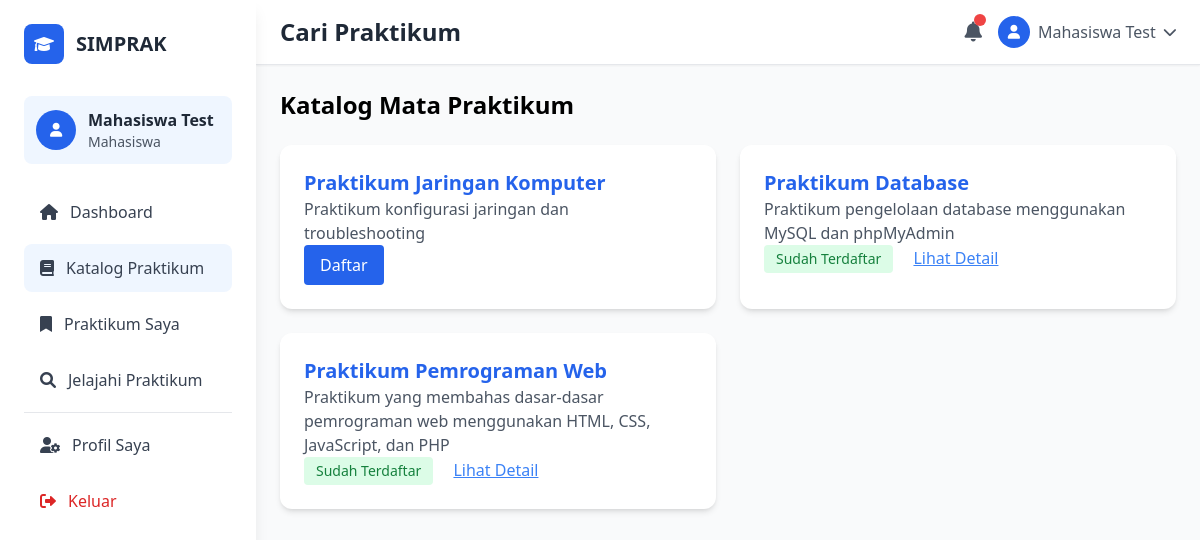
Page /mahasiswa/courses.php (signed in) on the committed database.
### tables this page shows
CREATE TABLE `praktikum` (
  `id` int(11) NOT NULL,
  `asisten_id` int(11) NOT NULL,
  `nama` varchar(100) NOT NULL,
  `deskripsi` text NOT NULL,
  `durasi` varchar(50) DEFAULT NULL,
  `created_at` timestamp NOT NULL DEFAULT current_timestamp()
);

### mahasiswa/courses.php (the view, shortened to what this page needs)
<?php
require_once '../config.php';
include 'templates/header_mahasiswa.php';
$user_id = $_SESSION['user_id'];
$sql = "
    SELECT p.*,
    (SELECT COUNT(*) FROM pendaftaran_praktikum pp
     WHERE pp.praktikum_id = p.id AND pp.mahasiswa_id = ?) as sudah_ikut
    FROM praktikum p
    ORDER BY created_at DESC
";
$stmt = $conn->prepare($sql);
$stmt->bind_param("i", $user_id);
$stmt->execute();
$result = $stmt->get_result();
?>
<h1 class="text-2xl font-bold mb-6">Katalog Mata Praktikum</h1>
<div class="grid md:grid-cols-2 gap-6">
    <?php while ($row = $result->fetch_assoc()): ?>
    <div class="bg-white rounded-xl shadow-md p-6">
        <h2 class="text-xl font-semibold text-blue-600"><?= htmlspecialchars($row['nama']) ?></h2>
        <p class="text-gray-600"><?= htmlspecialchars($row['deskripsi']) ?></p>
        <?php if ($row['sudah_ikut']): ?>
        <span class="inline-block bg-green-100 text-green-700 px-3 py-1 rounded text-sm">Sudah Terdaftar</span>
        <a href="detail_praktikum.php?id=<?= $row['id'] ?>" class="ml-4 text-blue-500 underline">Lihat Detail</a>
        <?php else: ?>
        <form action="daftar_praktikum.php" method="POST">
            <button type="submit" class="bg-blue-600 text-white px-4 py-2 rounded hover:bg-blue-700">
                Daftar
            </button>
        </form>
        <?php endif; ?>
    </div>
    <?php endwhile; ?>
</div>
<?php include 'templates/footer_mahasiswa.php'; ?>

### rows in the picture
praktikum: nama "Praktikum Jaringan Komputer", deskripsi "Praktikum konfigurasi jaringan dan troubleshooting"
praktikum: nama "Praktikum Database", deskripsi "Praktikum pengelolaan database menggunakan MySQL dan phpMyAdmin"
praktikum: nama "Praktikum Pemrograman Web", deskripsi "Praktikum yang membahas dasar-dasar pemrograman web menggunakan HTML, CSS, JavaScript, dan PHP"

### other values in the picture
$_SESSION['nama'] "Mahasiswa Test"
$pageTitle "Cari Praktikum"
